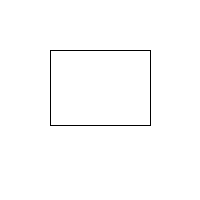
Frame 1 (no input)
Frame 60 (the mouse pressed at the canvas centre just before this capture): identical to frame 1, image omitted
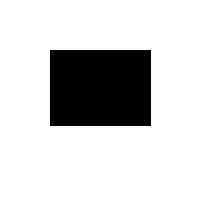
Frame 120 (the mouse held since frame 60 and released just before this capture)

The Processing sketch that drew these frames (run headless with seeded random() and noise(); from frame 60 on, the mouse is pressed at the canvas centre):

// Processing sketch: rektangel_skift_med_mus
// ── rektangel_skift_med_mus.pde

/*Exercise 5-5: Write a program that implements a simple rollover.In other words, if the mouse is over a rectangle, the
rectangle changes color. Here is some code to get you started. (How might you do this for a circle?)*/

int x = 50;
int y = 50;
int w = 100;
int h = 75;
void setup() {
 size(200, 200);
}
void draw() {
 background(255);
 stroke(0);
 if (mouseX>=x && mouseY>=y && mouseX<=150 && mouseY<=125) {
 fill(0);
 } else {
 fill(255);
 }
 rect(x, y, w, h);
}
